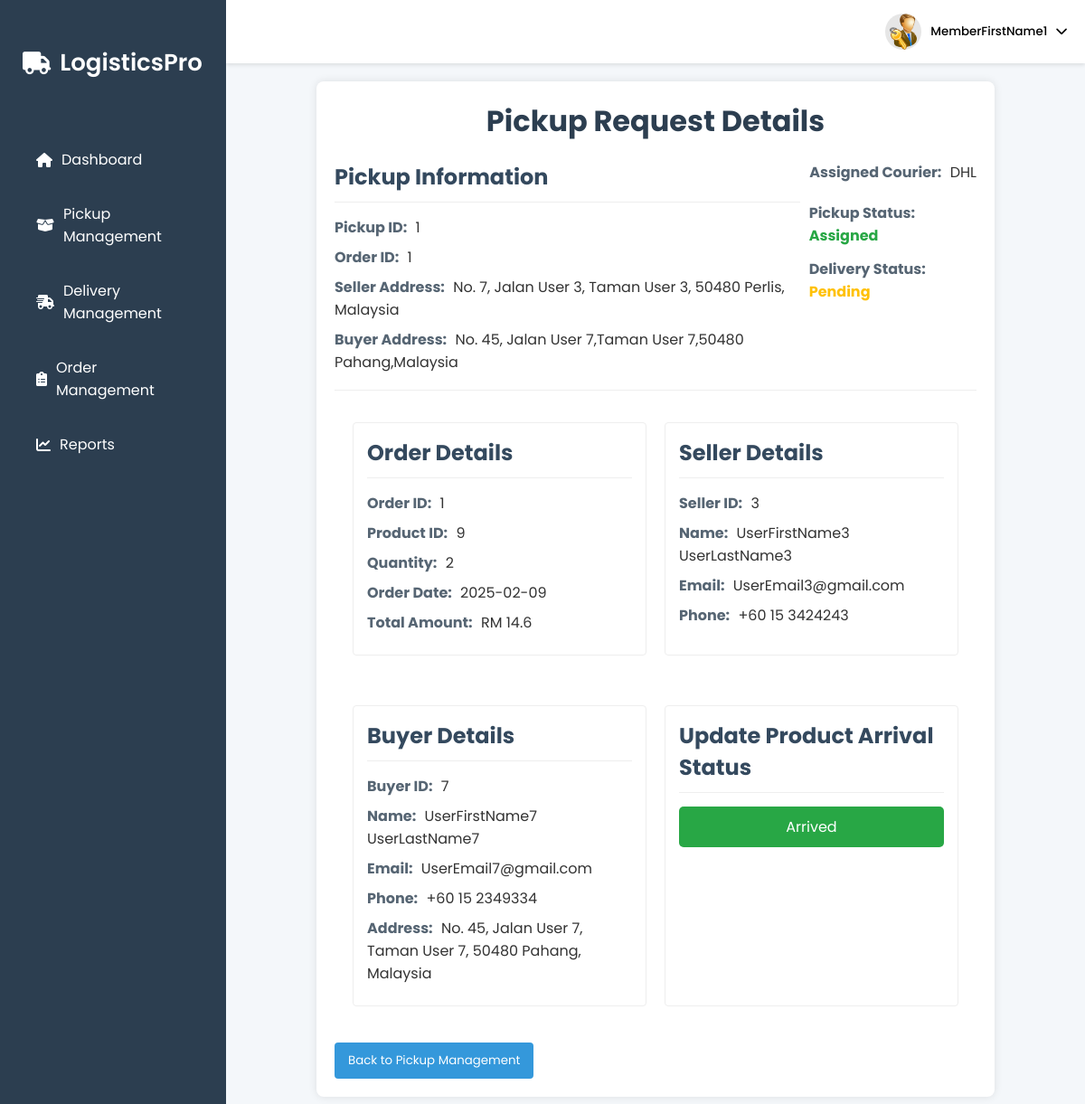
The app's page /logistic/pickup_details/1 (signed in) with its own data.
### tables this page shows
CREATE TABLE pickup_request (
        id INTEGER PRIMARY KEY AUTOINCREMENT,
        order_id INTEGER NOT NULL,
        seller_id INTEGER NOT NULL,
        courier TEXT NOT NULL,
        seller_address TEXT NOT NULL,
        buyer_address TEXT NOT NULL,
        assigned_status TEXT DEFAULT 'Pending',
        assigned_member_id INTEGER,
        status_updated_member_id INTEGER,
        FOREIGN KEY (order_id) REFERENCES orders(id) ON DELETE CASCADE ON UPDATE CASCADE
        FOREIGN KEY (seller_id) REFERENCES sellers(id) ON DELETE CASCADE ON UPDATE CASCADE
        FOREIGN KEY (assigned_member_id) REFERENCES member(id)
        FOREIGN KEY (status_updated_member_id) REFERENCES member(id)
    );

CREATE TABLE orders (
        id INTEGER PRIMARY KEY AUTOINCREMENT,
        buyer_id INTEGER NOT NULL,
        product_id INTEGER NOT NULL, 
        quantity INTEGER NOT NULL,
        date DATE NOT NULL,
        payment_method TEXT NOT NULL,
        delivery_status TEXT DEFAULT 'Pending',
        seller_status TEXT DEFAULT 'Pending',
        total_amount DECIMAL(10,2) NOT NULL,
        FOREIGN KEY (buyer_id) REFERENCES user(pid) ON DELETE CASCADE ON UPDATE CASCADE
        FOREIGN KEY (product_id) REFERENCES products(id) 
    );

CREATE TABLE sellers (
        id INTEGER NOT NULL,
        name TEXT NOT NULL,
        email TEXT UNIQUE NOT NULL,
        phone_number TEXT NOT NULL,
        FOREIGN KEY (id) REFERENCES user(pid) ON DELETE CASCADE ON UPDATE CASCADE
    );

CREATE TABLE user (
        pid INTEGER PRIMARY KEY AUTOINCREMENT,
        firstName TEXT NOT NULL,
        lastName TEXT NULL,
        email TEXT UNIQUE NOT NULL,
        password TEXT NOT NULL,
        isSeller INTEGER DEFAULT 0,
        haveBankCard INTEGER DEFAULT 0,
        phone_number TEXT,
        wallet DECIMAL(10, 2) DEFAULT 0.00,
        address TEXT
    );

### logistic_feature.py (the view)
@logistic_blueprint.route("/pickup_details/<int:pickup_id>", methods=['GET', 'POST'])
def pickup_details(pickup_id):
    member_id = session.get("member_id")
    if not member_id:
        flash("Please log in to access this page.", "danger")
        return redirect(url_for("logistic.login"))
    con = get_connect_db()
    cur = con.cursor()
    pickup_details = cur.execute("SELECT * FROM pickup_request WHERE id = ?", (pickup_id,)).fetchone()
    if not pickup_details:
        flash("Pickup request not found.", "danger")
        return redirect(url_for("logistic.pickup_management"))
    order_details = cur.execute("SELECT * FROM orders WHERE id = ?", (pickup_details['order_id'],)).fetchone()
    if not order_details:
        flash("Order details not found for this pickup request.", "danger")
        return redirect(url_for("logistic.pickup_management"))
    delivery_status = cur.execute("SELECT delivery_status FROM orders WHERE id = ?", (pickup_details['order_id'],)).fetchone()
    if delivery_status:
      pickup_details = dict(pickup_details)
      pickup_details['delivery_status'] = delivery_status['delivery_status']
    seller_details = cur.execute("""
        SELECT s.*
        FROM sellers s
        JOIN products p ON s.id = p.seller_id
        JOIN orders o ON p.id = o.product_id
        WHERE o.id = ?
    """, (pickup_details['order_id'],)).fetchone()
    if not seller_details:
        flash("Seller details not found for this pickup request.", "danger")
        return redirect(url_for("logistic.pickup_management"))
    buyer_details = cur.execute("SELECT * FROM user WHERE pid = ?", (order_details['buyer_id'],)).fetchone()
    if not buyer_details:
        flash("Buyer details not found for this pickup request.", "danger")
        return redirect(url_for("logistic.pickup_management"))
    return render_template(
        "pickup_details.html",
        pickup_details=pickup_details,
        order_details=order_details,
        seller_details=seller_details,
        buyer_details=buyer_details
    )

### db.py (called while the page is built)
def get_connect_db():
    conn = sqlite3.connect(DATABASE_PATH)
    conn.row_factory = sqlite3.Row
    return conn

### web.py (called while the page is built)
@app.after_request
def add_header(response):
    response.headers["Cache-Control"] = "no-store, no-cache, must-revalidate, post-check=0, pre-check=0, max-age=0"
    response.headers["Pragma"] = "no-cache"
    response.headers["Expires"] = "0"
    return response

### templates/pickup_details.html (shortened to what this page needs)
{% extends "logistic_page.html" %}
{% block content %}
<link rel="stylesheet" href="/static/pickup_details.css">
<div class="order-details-container">
    <h1>Pickup Request Details</h1>
    <section class="order-header">
        <div class="order-info-header">
            <h2>Pickup Information</h2>
            <p><strong>Pickup ID:</strong> {{ pickup_details.id }}</p>
            <p><strong>Order ID:</strong> {{ pickup_details.order_id }}</p>
            <p><strong>Seller Address:</strong> {{ pickup_details.seller_address }}</p>
            <p><strong>Buyer Address:</strong> {{ pickup_details.buyer_address }}</p>
        </div>
        <div class="order-status">
            <p><strong>Assigned Courier:</strong> {{ pickup_details.courier }}</p>
            <span class="assign-status" data-status="{{ pickup_details.assigned_status }}"><strong>Pickup Status: </strong> {{ pickup_details.assigned_status }}</span>
            <span class="assign-status" data-status="{{ pickup_details.delivery_status }}"><strong>Delivery Status:</strong> {{ pickup_details.delivery_status }}</span>
        </div>
    </section>
    <div class="content-container">
        <section class="buyer-product-info">
            <div class="product-info">
                <h2>Order Details</h2>
                <p><strong>Order ID:</strong> {{ order_details.id }}</p>
                <p><strong>Product ID:</strong> {{ order_details.product_id }}</p>
                <p><strong>Quantity:</strong> {{ order_details.quantity }}</p>
                <p><strong>Order Date:</strong> {{ order_details.date }}</p>
                <p><strong>Total Amount:</strong> RM {{ order_details.total_amount }}</p>
            </div>
            <section class="seller-info">
                <h2>Seller Details</h2>
                <p><strong>Seller ID:</strong> {{ seller_details.id }}</p>
                <p><strong>Name:</strong> {{ seller_details.name }}</p>
                <p><strong>Email:</strong> {{ seller_details.email }}</p>
                <p><strong>Phone:</strong> {{ seller_details.phone_number }}</p>
            </section>
        </section>
    </div>
    <div class="content-container">
        <section class="buyer-product-info">
            <div class="product-info">
                <h2>Buyer Details</h2>
                <p><strong>Buyer ID:</strong> {{ buyer_details.pid }}</p>
                <p><strong>Name:</strong> {{ buyer_details.firstName }} {{ buyer_details.lastName }}</p>
                <p><strong>Email:</strong> {{ buyer_details.email }}</p>
                <p><strong>Phone:</strong> {{ buyer_details.phone_number }}</p>
                <p><strong>Address:</strong> {{ buyer_details.address }}</p>
            </div>
            <section class="seller-info">
                {%if pickup_details.assigned_status == 'Pending' %}
                    <h2>Assign Courier</h2>
                    <form method="post" action="{{ url_for('logistic.assign_courier', pickup_id=pickup_details.id) }}">
                        <div class="form-group">
                            <label for="courier">Select Courier:</label>
                            <select id="courier" name="courier" required {% if pickup_details.assigned_status == 'Assigned' %}disabled{% endif %}>
                                <option value="" disabled selected>Select Courier</option>
                                <option value="Pos Laju">Pos Laju</option>
                                <option value="Ninja Van">Ninja Van</option>
                                <option value="GDex">GDex</option>
                                <option value="DHL">DHL</option>
                            </select>
                        </div>
                        <button type="submit" class="assign-btn">Assign</button>
                    </form>
                {%else%}
                    <h2>Update Product Arrival Status</h2>
                    <form method="post" action="{{ url_for('logistic.update_pickup_status', pickup_id=pickup_details.id) }}">
                        <button type="submit" class="arrived-btn" {% if pickup_details.delivery_status == 'Shipped' %}disabled{% endif %}>Arrived</button>
                    </form>
                {%endif%}
            </section>
        </section>
    </div>
    <button class="back-button" onclick="window.location.href='{{ url_for('logistic.pickup_management') }}'">Back to Pickup Management</button>
</div>
{% endblock %}

### static/logistic_page.css (style rules this page uses)
* { margin: 0; padding: 0; box-sizing: border-box; font-family: 'Poppins', sans-serif; }
body { background-color: #f4f7fa; color: #333; }

### static/pickup_details.css (style rules this page uses)
.order-details-container { margin: 20px 100px; background: #fff; padding: 20px; border-radius: 8px; box-shadow: 0 0 10px rgba(0, 0, 0, 0.1); }
.order-header { display: flex; justify-content: space-between; align-items: flex-start; border-bottom: 1px solid #eee; padding-bottom: 10px; margin-bottom: 15px; }
.order-status { display: flex; flex-direction: column; align-items: flex-end; }
h1 { text-align: center; margin-bottom: 20px; color: #2c3e50; }
.order-details-container h2 { border-bottom: 1px solid #eee; padding-bottom: 10px; margin-bottom: 15px; color: #34495e; }
.content-container { display: flex; justify-content: space-between; align-items: flex-start; flex-wrap: wrap; margin-bottom: 15px; }
.buyer-product-info { display: flex; justify-content: space-between; flex-basis: calc(100% - 20px); margin: 10px; }
.product-info, .seller-info { flex: 1; padding: 15px; border: 1px solid #eee; border-radius: 4px; margin: 10px; }
.order-details-container p { margin-bottom: 8px; }
.order-details-container strong { font-weight: bold; color: #566573; margin-right: 5px; }
.back-button { display: block; background-color: #3498db; color: #fff; border: none; padding: 10px 15px; border-radius: 4px; cursor: pointer; text-align: center; text-decoration: none; transition: background-color 0.3s ease; margin-top: 20px; }
.arrived-btn { width: 100%; padding: 10px; background-color: #28a745; color: #fff; border: none; border-radius: 5px; font-size: 1em; cursor: pointer; transition: background-color 0.3s ease; }
.assign-status { padding: 0px 10px; font-weight: bold; margin-top: 12px; border-radius: 5px; }
.assign-status[data-status="Pending"] { color: #ffc107; }
.assign-status[data-status="Assigned"], .assign-status[data-status="Delivered"] { color: #28a745; }

### records on screen
pickup_request: seller_address "No. 7, Jalan User 3, Taman User 3, 50480 Perlis, Malaysia", buyer_address "No. 45, Jalan User 7,Taman User 7,50480 Pahang,Malaysia", courier "DHL", assigned_status "Assigned"
orders: delivery_status "Pending", id "1", product_id "9", quantity "2", date "2025-02-09", total_amount "14.6"
sellers: id "3", name "UserFirstName3 UserLastName3", email "UserEmail3@gmail.com", phone_number "+60 15 3424243"
user: pid "7", firstName "UserFirstName7", lastName "UserLastName7", email "UserEmail7@gmail.com", phone_number "+60 15 2349334", address "No. 45, Jalan User 7, Taman User 7, 50480 Pahang, Malaysia"

### other values on screen
{{ session["member_name"] }} "MemberFirstName1"
{{ pickup_details.id }} "1"
{{ pickup_details.order_id }} "1"
